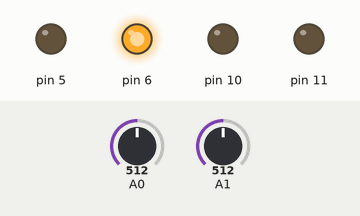
Bench run of a sketch on a simulated Arduino Uno, built with avr-gcc and run on an emulated ATmega328P. On the bench: output pins drawn as LEDs (lit = HIGH). The inputs (shaded band) are chosen by the test bench; at power-on: A0 = 512, A1 = 512.

Above: at 1.2 s.
1.3 s: A0 set to 530
At 2.3 s:
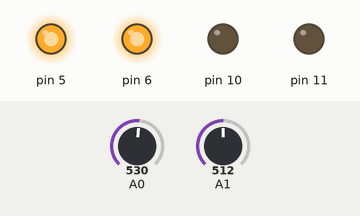
Timing chart, 0 to 4.3 s (numbered marks = the images above; inputs shaded):
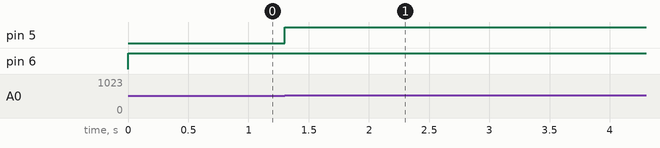

Measured:
- the behaviour switches between 514 and 515 on A0 (found by bisection; images 0 and 1)
- after the input at 1.3 s, pin 5: LOW → HIGH at once

The sketch:

sketch_mar05a.ino
```cpp
int x = 0, y = 0, z = 0, p = 0;
void setup() {
  pinMode(6, OUTPUT);
  pinMode(5, OUTPUT);
  pinMode(11, OUTPUT);
  pinMode(10, OUTPUT);
}

void loop() {
  x = analogRead(A0);
  y = analogRead(A1);
  if (x == 515 && y == 507)
  { digitalWrite(6, 0);
    digitalWrite(5, 0);
    digitalWrite(11, 0);
    digitalWrite(10, 0);
  }


else if (x < 515) {

  analogWrite(6, 255);

}

else if (x > 507) {
  analogWrite(5, 255);
}
else if (y > 515) {
  analogWrite(11, 255);


}
else if (y < 515) {
  analogWrite(10, 255);


}
else
{
  analogWrite(5, 0);
  analogWrite(6, 0);
  analogWrite(11, 0);
  analogWrite(10, 0);

}

}
```
